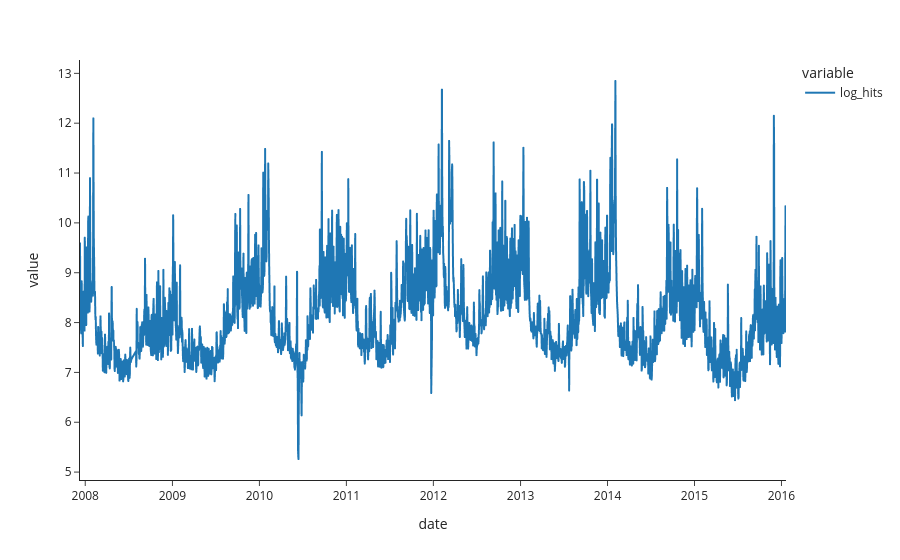

Notebook code for this chart:
### Code cell
px.line(df_manning, template='simple_white')

### Figure 1 — Plotly figure (JSON) as saved in the notebook; plotly's stock layout.template omitted (floating-point values rounded to 4 significant figures; data arrays with more than 128 entries replaced by an {"elided": "..."} marker saying what was removed)
{"data": [{"hovertemplate": "variable=log_hits<br>date=%{x}<br>value=%{y}<extra></extra>", "legendgroup": "log_hits", "line": {"color": "#1F77B4", "dash": "solid"}, "marker": {"symbol": "circle"}, "mode": "lines", "name": "log_hits", "showlegend": true, "type": "scattergl", "x": {"elided": "2905 str values"}, "xaxis": "x", "y": {"elided": "2905 float values"}, "yaxis": "y"}], "layout": {"legend": {"title": {"text": "variable"}, "tracegroupgap": 0}, "margin": {"t": 60}, "xaxis": {"anchor": "y", "domain": [0, 1], "title": {"text": "date"}}, "yaxis": {"anchor": "x", "domain": [0, 1], "title": {"text": "value"}}}}
